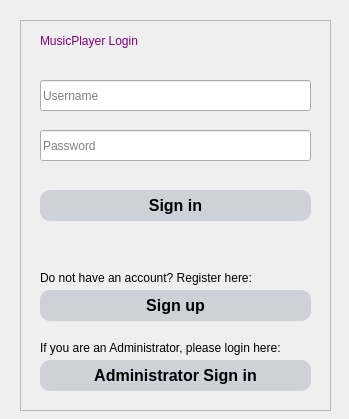
<?xml version="1.0" encoding="UTF-8"?>
<ui version="4.0">
 <class>userLogin</class>
 <widget class="QDialog" name="userLogin">
  <property name="geometry">
   <rect>
    <x>0</x>
    <y>0</y>
    <width>349</width>
    <height>419</height>
   </rect>
  </property>
  <property name="windowTitle">
   <string>Dialog</string>
  </property>
  <property name="styleSheet">
   <string notr="true"/>
  </property>
  <widget class="QFrame" name="loginFrame">
   <property name="geometry">
    <rect>
     <x>20</x>
     <y>20</y>
     <width>311</width>
     <height>391</height>
    </rect>
   </property>
   <property name="styleSheet">
    <string notr="true"/>
   </property>
   <property name="frameShape">
    <enum>QFrame::StyledPanel</enum>
   </property>
   <property name="frameShadow">
    <enum>QFrame::Raised</enum>
   </property>
   <widget class="QLabel" name="topicLabel">
    <property name="geometry">
     <rect>
      <x>20</x>
      <y>0</y>
      <width>271</width>
      <height>41</height>
     </rect>
    </property>
    <property name="styleSheet">
     <string notr="true">font: 87 20pt &quot;Arial Black&quot;;
color: purple;</string>
    </property>
    <property name="text">
     <string>MusicPlayer Login</string>
    </property>
   </widget>
   <widget class="QLineEdit" name="usernameEdit">
    <property name="geometry">
     <rect>
      <x>20</x>
      <y>60</y>
      <width>271</width>
      <height>31</height>
     </rect>
    </property>
    <property name="styleSheet">
     <string notr="true"/>
    </property>
    <property name="placeholderText">
     <string>Username</string>
    </property>
   </widget>
   <widget class="QLineEdit" name="passwordEdit">
    <property name="geometry">
     <rect>
      <x>20</x>
      <y>110</y>
      <width>271</width>
      <height>31</height>
     </rect>
    </property>
    <property name="echoMode">
     <enum>QLineEdit::Password</enum>
    </property>
    <property name="placeholderText">
     <string>Password</string>
    </property>
   </widget>
   <widget class="QPushButton" name="loginButton">
    <property name="geometry">
     <rect>
      <x>20</x>
      <y>170</y>
      <width>271</width>
      <height>31</height>
     </rect>
    </property>
    <property name="cursor">
     <cursorShape>PointingHandCursor</cursorShape>
    </property>
    <property name="styleSheet">
     <string notr="true">QPushButton
{
      background:#ced1d8;
      border-style:outset;
      border-radius:10px;
      font-style:MingLiU-ExtB;
      font-size:16px;
      font: bold;
}

                  QPushButton:hover{
                          background-color: rgba(100, 255, 100, 100);
                          border-color: rgba(255, 255, 255,200);
                          color:rgba(0,0,0,200);
                  }



                  QPushButton:pressed
                  {
                     background-color:rgba(44, 47, 47, 50);
                    border-style:inset;
                    font-style:MingLiU-ExtB;
                    font-size:16px;
                    font: bold;
                 }</string>
    </property>
    <property name="text">
     <string>Sign in</string>
    </property>
    <property name="flat">
     <bool>true</bool>
    </property>
   </widget>
   <widget class="QLabel" name="remindRegisterLabel">
    <property name="geometry">
     <rect>
      <x>20</x>
      <y>250</y>
      <width>251</width>
      <height>16</height>
     </rect>
    </property>
    <property name="styleSheet">
     <string notr="true">font: 10pt &quot;Arial&quot;;</string>
    </property>
    <property name="text">
     <string>Do not have an account? Register here:</string>
    </property>
   </widget>
   <widget class="QLabel" name="remindAdminLoginlabel">
    <property name="geometry">
     <rect>
      <x>20</x>
      <y>320</y>
      <width>291</width>
      <height>16</height>
     </rect>
    </property>
    <property name="styleSheet">
     <string notr="true">font: 10pt &quot;Arial&quot;;</string>
    </property>
    <property name="text">
     <string>If you are an Administrator, please login here:</string>
    </property>
   </widget>
   <widget class="QPushButton" name="registerButton">
    <property name="geometry">
     <rect>
      <x>20</x>
      <y>270</y>
      <width>271</width>
      <height>31</height>
     </rect>
    </property>
    <property name="cursor">
     <cursorShape>PointingHandCursor</cursorShape>
    </property>
    <property name="styleSheet">
     <string notr="true">QPushButton
                  {
                   background:#ced1d8;
                   border-style:outset;
                                   border-radius:10px;
                                   font-style:MingLiU-ExtB;
                                   font-size:16px;
                                   font: bold;
                                   }

                  QPushButton:hover{
                          background-color: rgba(100, 255, 100, 100);
                          border-color: rgba(255, 255, 255,200);
                          color:rgba(0,0,0,200);
                  }



                  QPushButton:pressed
                  {
                     background-color:rgba(44, 47, 47, 50);
                    border-style:inset;
                    font-style:MingLiU-ExtB;
                    font-size:16px;
                    font: bold;
                 }</string>
    </property>
    <property name="text">
     <string>Sign up</string>
    </property>
    <property name="flat">
     <bool>true</bool>
    </property>
   </widget>
   <widget class="QPushButton" name="toAdminLoginButton">
    <property name="geometry">
     <rect>
      <x>20</x>
      <y>340</y>
      <width>271</width>
      <height>31</height>
     </rect>
    </property>
    <property name="cursor">
     <cursorShape>PointingHandCursor</cursorShape>
    </property>
    <property name="styleSheet">
     <string notr="true">QPushButton
                  {
                   background:#ced1d8;
                   border-style:outset;
                                   border-radius:10px;
                                   font-style:MingLiU-ExtB;
                                   font-size:16px;
                                   font: bold;
                                   }

                  QPushButton:hover{
                          background-color: rgba(100, 255, 100, 100);
                          border-color: rgba(255, 255, 255,200);
                          color:rgba(0,0,0,200);
                  }



                  QPushButton:pressed
                  {
                     background-color:rgba(44, 47, 47, 50);
                    border-style:inset;
                    font-style:MingLiU-ExtB;
                    font-size:16px;
                    font: bold;
                 }</string>
    </property>
    <property name="text">
     <string>Administrator Sign in</string>
    </property>
    <property name="flat">
     <bool>true</bool>
    </property>
   </widget>
  </widget>
 </widget>
 <resources/>
 <connections/>
</ui>
